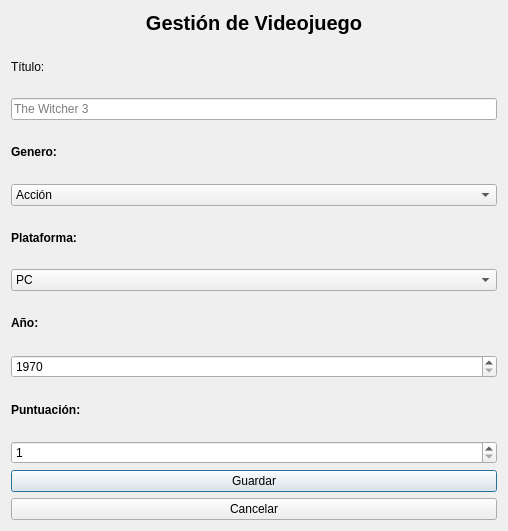
<?xml version="1.0" encoding="UTF-8"?>
<ui version="4.0">
 <class>Dialog</class>
 <widget class="QDialog" name="Dialog">
  <property name="geometry">
   <rect>
    <x>0</x>
    <y>0</y>
    <width>508</width>
    <height>531</height>
   </rect>
  </property>
  <property name="windowTitle">
   <string>Dialog</string>
  </property>
  <layout class="QVBoxLayout" name="verticalLayout">
   <item>
    <widget class="QLabel" name="lblTituloForm">
     <property name="sizePolicy">
      <sizepolicy hsizetype="Preferred" vsizetype="Fixed">
       <horstretch>0</horstretch>
       <verstretch>0</verstretch>
      </sizepolicy>
     </property>
     <property name="font">
      <font>
       <pointsize>15</pointsize>
       <bold>true</bold>
      </font>
     </property>
     <property name="text">
      <string>Gestión de Videojuego</string>
     </property>
     <property name="alignment">
      <set>Qt::AlignmentFlag::AlignCenter</set>
     </property>
    </widget>
   </item>
   <item>
    <widget class="QLabel" name="label_titulo">
     <property name="text">
      <string>Título:</string>
     </property>
    </widget>
   </item>
   <item>
    <widget class="QLineEdit" name="txtTitulo">
     <property name="placeholderText">
      <string>The Witcher 3</string>
     </property>
    </widget>
   </item>
   <item>
    <widget class="QLabel" name="label_genero">
     <property name="font">
      <font>
       <bold>true</bold>
      </font>
     </property>
     <property name="text">
      <string>Genero:</string>
     </property>
    </widget>
   </item>
   <item>
    <widget class="QComboBox" name="txtGenero">
     <item>
      <property name="text">
       <string>Acción</string>
      </property>
     </item>
     <item>
      <property name="text">
       <string>RPG</string>
      </property>
     </item>
     <item>
      <property name="text">
       <string>Aventura</string>
      </property>
     </item>
     <item>
      <property name="text">
       <string>Estrategia</string>
      </property>
     </item>
     <item>
      <property name="text">
       <string>Deportes</string>
      </property>
     </item>
    </widget>
   </item>
   <item>
    <widget class="QLabel" name="label_plataforma">
     <property name="font">
      <font>
       <bold>true</bold>
      </font>
     </property>
     <property name="text">
      <string>Plataforma:</string>
     </property>
    </widget>
   </item>
   <item>
    <widget class="QComboBox" name="txtPlataforma">
     <item>
      <property name="text">
       <string>PC</string>
      </property>
     </item>
     <item>
      <property name="text">
       <string>PlayStation 5</string>
      </property>
     </item>
     <item>
      <property name="text">
       <string>Nintendo Switch</string>
      </property>
     </item>
     <item>
      <property name="text">
       <string>Xbox Series X</string>
      </property>
     </item>
    </widget>
   </item>
   <item>
    <widget class="QLabel" name="label_anio">
     <property name="font">
      <font>
       <bold>true</bold>
      </font>
     </property>
     <property name="text">
      <string>Año:</string>
     </property>
    </widget>
   </item>
   <item>
    <widget class="QSpinBox" name="spinAnio">
     <property name="minimum">
      <number>1970</number>
     </property>
     <property name="maximum">
      <number>2030</number>
     </property>
    </widget>
   </item>
   <item>
    <widget class="QLabel" name="label_puntuacion">
     <property name="font">
      <font>
       <bold>true</bold>
      </font>
     </property>
     <property name="text">
      <string>Puntuación:</string>
     </property>
    </widget>
   </item>
   <item>
    <widget class="QSpinBox" name="spinPuntuacion">
     <property name="minimum">
      <number>1</number>
     </property>
     <property name="maximum">
      <number>5</number>
     </property>
    </widget>
   </item>
   <item>
    <widget class="QPushButton" name="btnGuardar">
     <property name="text">
      <string>Guardar</string>
     </property>
    </widget>
   </item>
   <item>
    <widget class="QPushButton" name="btnCancelar">
     <property name="text">
      <string>Cancelar</string>
     </property>
    </widget>
   </item>
  </layout>
 </widget>
 <tabstops>
  <tabstop>txtTitulo</tabstop>
  <tabstop>spinAnio</tabstop>
  <tabstop>spinPuntuacion</tabstop>
  <tabstop>btnGuardar</tabstop>
  <tabstop>btnCancelar</tabstop>
 </tabstops>
 <resources/>
 <connections/>
</ui>
